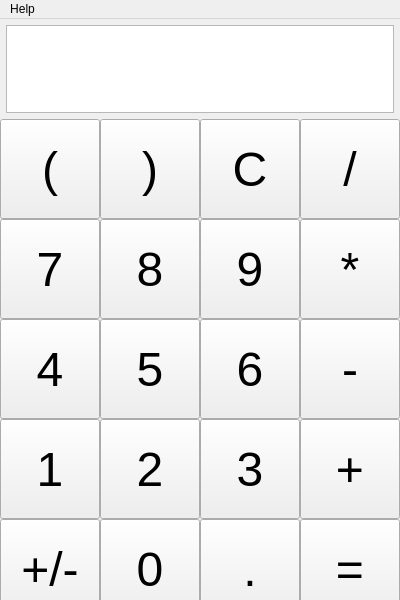
<?xml version="1.0" encoding="UTF-8"?>
<ui version="4.0">
  <class>MainWindow</class>

  <widget class="QMainWindow" name="mainWindow">

    <property name="geometry">
      <rect>
	<x>0</x>
	<y>0</y>
	<width>400</width>
	<height>600</height>
      </rect>
    </property>

    <property name="windowTitle">
      <string>ENGN2912B | QtCalc1</string>
    </property>

    <widget class="QWidget" name="centralwidget">

      <!--- row 0 -->
      <!--- [      ] -->

      <widget class="QTextEdit" name="displayTextEdit">
	<property name="geometry">
	  <rect>
	    <x>6</x>
	    <y>6</y>
	    <width>388</width>
	    <height>88</height>
	  </rect>
	</property>
	<property name="text">
	  <string></string>
	</property>
	<property name="font">
	  <font><pointsize>36</pointsize></font>
	</property>
	<property name="alignment">
	  <set>Qt::AlignCenter</set>
	</property>
      </widget> <!-- "displayLabel" -->

      <!--- row 1 -->
      <!--- [(][)][C][/] -->

      <widget class="QPushButton" name="leftParenButton">
	<property name="geometry">
	  <rect>
	    <x>0</x>
	    <y>100</y>
	    <width>100</width>
	    <height>100</height>
	  </rect>
	</property>
	<property name="font">
	  <font><pointsize>36</pointsize></font>
	</property>
	<property name="text">
	  <string>(</string>
	</property>
      </widget>

      <widget class="QPushButton" name="rightParenButton">
	<property name="geometry">
	  <rect>
	    <x>100</x>
	    <y>100</y>
	    <width>100</width>
	    <height>100</height>
	  </rect>
	</property>
	<property name="font">
	  <font><pointsize>36</pointsize></font>
	</property>
	<property name="text">
	  <string>)</string>
	</property>
      </widget>

      <widget class="QPushButton" name="clearButton">
	<property name="geometry">
	  <rect>
	    <x>200</x>
	    <y>100</y>
	    <width>100</width>
	    <height>100</height>
	  </rect>
	</property>
	<property name="font">
	  <font><pointsize>36</pointsize></font>
	</property>
	<property name="text">
	  <string>C</string>
	</property>
      </widget>

      <widget class="QPushButton" name="divideButton">
	<property name="geometry">
	  <rect>
	    <x>300</x>
	    <y>100</y>
	    <width>100</width>
	    <height>100</height>
	  </rect>
	</property>
	<property name="font">
	  <font><pointsize>36</pointsize></font>
	</property>
	<property name="text">
	  <string>/</string>
	</property>
      </widget>

      <!--- row 2 -->
      <!--- [7][8][9][*] -->

      <widget class="QPushButton" name="number7Button">
	<property name="geometry">
	  <rect>
	    <x>0</x>
	    <y>200</y>
	    <width>100</width>
	    <height>100</height>
	  </rect>
	</property>
	<property name="font">
	  <font><pointsize>36</pointsize></font>
	</property>
	<property name="text">
	  <string>7</string>
	</property>
      </widget>

      <widget class="QPushButton" name="number8Button">
	<property name="geometry">
	  <rect>
	    <x>100</x>
	    <y>200</y>
	    <width>100</width>
	    <height>100</height>
	  </rect>
	</property>
	<property name="font">
	  <font><pointsize>36</pointsize></font>
	</property>
	<property name="text">
	  <string>8</string>
	</property>
      </widget>

      <widget class="QPushButton" name="number9Button">
	<property name="geometry">
	  <rect>
	    <x>200</x>
	    <y>200</y>
	    <width>100</width>
	    <height>100</height>
	  </rect>
	</property>
	<property name="font">
	  <font><pointsize>36</pointsize></font>
	</property>
	<property name="text">
	  <string>9</string>
	</property>
      </widget>

      <widget class="QPushButton" name="multiplyButton">
	<property name="geometry">
	  <rect>
	    <x>300</x>
	    <y>200</y>
	    <width>100</width>
	    <height>100</height>
	  </rect>
	</property>
	<property name="font">
	  <font><pointsize>36</pointsize></font>
	</property>
	<property name="text">
	  <string>*</string>
	</property>
      </widget>

      <!--- row 3 -->
      <!--- [4][5][6][-] -->

      <widget class="QPushButton" name="number4Button">
	<property name="geometry">
	  <rect>
	    <x>0</x>
	    <y>300</y>
	    <width>100</width>
	    <height>100</height>
	  </rect>
	</property>
	<property name="font">
	  <font><pointsize>36</pointsize></font>
	</property>
	<property name="text">
	  <string>4</string>
	</property>
      </widget>

      <widget class="QPushButton" name="number5Button">
	<property name="geometry">
	  <rect>
	    <x>100</x>
	    <y>300</y>
	    <width>100</width>
	    <height>100</height>
	  </rect>
	</property>
	<property name="font">
	  <font><pointsize>36</pointsize></font>
	</property>
	<property name="text">
	  <string>5</string>
	</property>
      </widget>

      <widget class="QPushButton" name="number6Button">
	<property name="geometry">
	  <rect>
	    <x>200</x>
	    <y>300</y>
	    <width>100</width>
	    <height>100</height>
	  </rect>
	</property>
	<property name="font">
	  <font><pointsize>36</pointsize></font>
	</property>
	<property name="text">
	  <string>6</string>
	</property>
      </widget>

      <widget class="QPushButton" name="subtractButton">
	<property name="geometry">
	  <rect>
	    <x>300</x>
	    <y>300</y>
	    <width>100</width>
	    <height>100</height>
	  </rect>
	</property>
	<property name="font">
	  <font><pointsize>36</pointsize></font>
	</property>
	<property name="text">
	  <string>-</string>
	</property>
      </widget>

      <!--- row 4 -->
      <!--- [1][2][3][+] -->

      <widget class="QPushButton" name="number1Button">
	<property name="geometry">
	  <rect>
	    <x>0</x>
	    <y>400</y>
	    <width>100</width>
	    <height>100</height>
	  </rect>
	</property>
	<property name="font">
	  <font><pointsize>36</pointsize></font>
	</property>
	<property name="text">
	  <string>1</string>
	</property>
      </widget>

      <widget class="QPushButton" name="number2Button">
	<property name="geometry">
	  <rect>
	    <x>100</x>
	    <y>400</y>
	    <width>100</width>
	    <height>100</height>
	  </rect>
	</property>
	<property name="font">
	  <font><pointsize>36</pointsize></font>
	</property>
	<property name="text">
	  <string>2</string>
	</property>
      </widget>

      <widget class="QPushButton" name="number3Button">
	<property name="geometry">
	  <rect>
	    <x>200</x>
	    <y>400</y>
	    <width>100</width>
	    <height>100</height>
	  </rect>
	</property>
	<property name="font">
	  <font><pointsize>36</pointsize></font>
	</property>
	<property name="text">
	  <string>3</string>
	</property>
      </widget>

      <widget class="QPushButton" name="addButton">
	<property name="geometry">
	  <rect>
	    <x>300</x>
	    <y>400</y>
	    <width>100</width>
	    <height>100</height>
	  </rect>
	</property>
	<property name="font">
	  <font><pointsize>36</pointsize></font>
	</property>
	<property name="text">
	  <string>+</string>
	</property>
      </widget>

      <!--- row 5 -->
      <!--- [+/-][0][.][=] -->

      <widget class="QPushButton" name="changeSignButton">
	<property name="geometry">
	  <rect>
	    <x>0</x>
	    <y>500</y>
	    <width>100</width>
	    <height>100</height>
	  </rect>
	</property>
	<property name="font">
	  <font><pointsize>36</pointsize></font>
	</property>
	<property name="text">
	  <string>+/-</string>
	</property>
      </widget>

      <widget class="QPushButton" name="number0Button">
	<property name="geometry">
	  <rect>
	    <x>100</x>
	    <y>500</y>
	    <width>100</width>
	    <height>100</height>
	  </rect>
	</property>
	<property name="font">
	  <font><pointsize>36</pointsize></font>
	</property>
	<property name="text">
	  <string>0</string>
	</property>
      </widget>

      <widget class="QPushButton" name="decimalPointButton">
	<property name="geometry">
	  <rect>
	    <x>200</x>
	    <y>500</y>
	    <width>100</width>
	    <height>100</height>
	  </rect>
	</property>
	<property name="font">
	  <font><pointsize>36</pointsize></font>
	</property>
	<property name="text">
	  <string>.</string>
	</property>
      </widget>

      <widget class="QPushButton" name="evaluateButton">
	<property name="geometry">
	  <rect>
	    <x>300</x>
	    <y>500</y>
	    <width>100</width>
	    <height>100</height>
	  </rect>
	</property>
	<property name="font">
	  <font><pointsize>36</pointsize></font>
	</property>
	<property name="text">
	  <string>=</string>
	</property>
      </widget>

    </widget> <!-- "centralwidget" -->

    <widget class="QMenuBar" name="menubar">

      <property name="geometry">
	<rect>
	  <x>0</x>
	  <y>0</y>
	  <width>786</width>
	  <height>22</height>
	</rect>
      </property>

      <widget class="QMenu" name="menuHelp">
	<property name="title">
	  <string>Help</string>
	</property>
	<addaction name="about_action"/>
      </widget>

      <addaction name="menuHelp"/>

    </widget> <!-- menubar -->

    <!-- widget class="QStatusBar" name="statusbar" / -->

    <action name="about_action">
      <property name="text">
	<string>About...</string>
      </property>
    </action>

  </widget> <!--  "MainWindow" -->
  <resources/>
  <connections/>
</ui>
